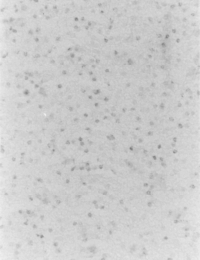
#> input picture ejercicio1y2/img/thresh1.png, 200 x 260 px; its folder holds only this picture in this run
$ python ejercicio2.py
#> lines starting #> are read from the running program, lines starting #| are printed output that depends on the picture
import cv2
import os
import numpy as np
from matplotlib import pyplot as plt


def pixel(lst):
    return((float(lst[0])+float(lst[1])+float(lst[2]))/3)


def run(folder):
#> called with folder = './img'
    for filename in os.listdir(folder):
        img = cv2.imread(os.path.join(folder,filename))
#> img is the input picture: shape (260, 200, 3); min 126, max 240, mean 204.4
        if img is not None:
            hist = cv2.calcHist([img], [1], None, [256], [0, 256])
#> hist = 256 values, max 4135 at index 206, min 0 at index 0, mean 203.1
            cv2.imshow('imagen inicial',img)
            cv2.waitKey()

            plt.plot(hist)
            plt.show()
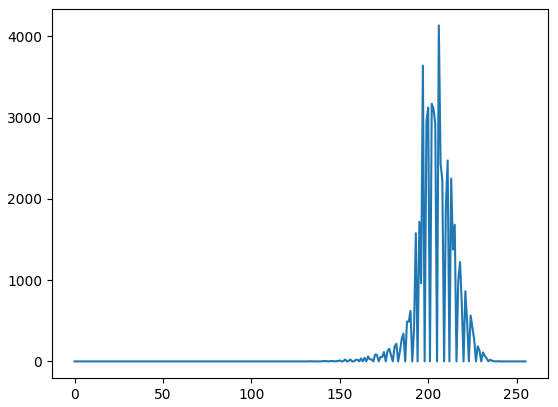
#> figure drawn by matplotlib, 1 panel; curve peaks at x = 206, y = 4135

            lim=185 #valor calculado con aproximaciones
            out=np.zeros(shape=img.shape,dtype=np.uint8)

            for i in range(img.shape[0]):
                for j in range(img.shape[1]):
                    t=pixel(img[i][j])
                    if (pixel(img[i][j])<lim):
                        out[i][j]=img[i][j]
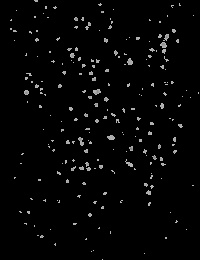
#> out: shape (260, 200, 3); min 0, max 184, mean 5.4

            cv2.imshow('imagen inicial',img)
            cv2.waitKey()
            cv2.imshow('imagen final',out)
            cv2.waitKey()

            cv2.imwrite('./out/out_'+filename,out)

run('./img')

$ run again, on ejercicio1y2/img/thresh2.png
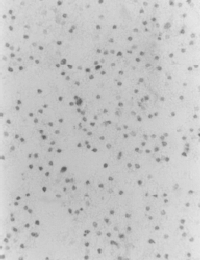
#> input picture ejercicio1y2/img/thresh2.png, 200 x 260 px
#> in run, img is the input picture: shape (260, 200, 3); min 89, max 235, mean 197.6
#> hist = 256 values, max 5022 at index 197, min 0 at index 0, mean 203.1
#> in run, `plt.show()`:
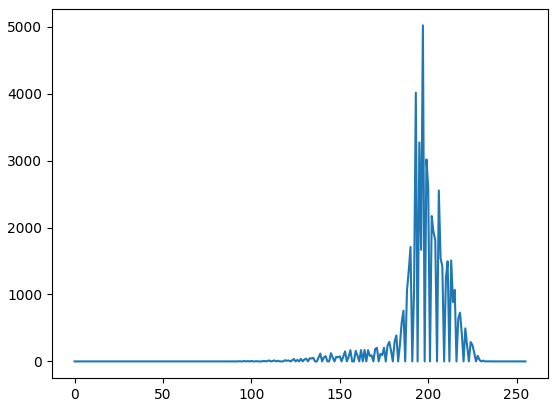
#> figure drawn by matplotlib, 1 panel; curve peaks at x = 197, y = 5022
#> after the loop in run, `for i in range(img.shape[0]):`:
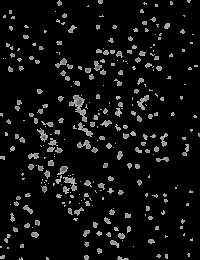
#> out: shape (260, 200, 3); min 0, max 184, mean 15.6
